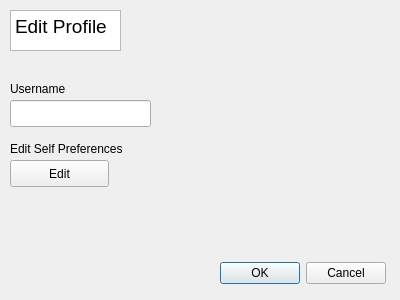
<?xml version="1.0" encoding="UTF-8"?>
<ui version="4.0">
 <class>userProfilePage</class>
 <widget class="QWidget" name="userProfilePage">
  <property name="geometry">
   <rect>
    <x>0</x>
    <y>0</y>
    <width>400</width>
    <height>300</height>
   </rect>
  </property>
  <property name="windowTitle">
   <string>Form</string>
  </property>
  <widget class="QTextBrowser" name="textBrowser">
   <property name="geometry">
    <rect>
     <x>10</x>
     <y>10</y>
     <width>111</width>
     <height>41</height>
    </rect>
   </property>
   <property name="html">
    <string>&lt;!DOCTYPE HTML PUBLIC &quot;-//W3C//DTD HTML 4.0//EN&quot; &quot;http://www.w3.org/TR/REC-html40/strict.dtd&quot;&gt;
&lt;html&gt;&lt;head&gt;&lt;meta name=&quot;qrichtext&quot; content=&quot;1&quot; /&gt;&lt;style type=&quot;text/css&quot;&gt;
p, li { white-space: pre-wrap; }
&lt;/style&gt;&lt;/head&gt;&lt;body style=&quot; font-family:'Ubuntu'; font-size:11pt; font-weight:400; font-style:normal;&quot;&gt;
&lt;p style=&quot; margin-top:0px; margin-bottom:0px; margin-left:0px; margin-right:0px; -qt-block-indent:0; text-indent:0px;&quot;&gt;&lt;span style=&quot; font-size:14pt;&quot;&gt;Edit Profile&lt;/span&gt;&lt;/p&gt;&lt;/body&gt;&lt;/html&gt;</string>
   </property>
  </widget>
  <widget class="QLabel" name="usernameLabel">
   <property name="geometry">
    <rect>
     <x>10</x>
     <y>80</y>
     <width>71</width>
     <height>17</height>
    </rect>
   </property>
   <property name="text">
    <string>Username</string>
   </property>
  </widget>
  <widget class="QLineEdit" name="usernameText">
   <property name="geometry">
    <rect>
     <x>10</x>
     <y>100</y>
     <width>141</width>
     <height>27</height>
    </rect>
   </property>
  </widget>
  <widget class="QDialogButtonBox" name="buttonBox">
   <property name="geometry">
    <rect>
     <x>210</x>
     <y>260</y>
     <width>176</width>
     <height>27</height>
    </rect>
   </property>
   <property name="standardButtons">
    <set>QDialogButtonBox::Cancel|QDialogButtonBox::Ok</set>
   </property>
  </widget>
  <widget class="QPushButton" name="selfPrefButton">
   <property name="geometry">
    <rect>
     <x>10</x>
     <y>160</y>
     <width>99</width>
     <height>27</height>
    </rect>
   </property>
   <property name="text">
    <string>Edit</string>
   </property>
  </widget>
  <widget class="QLabel" name="editselfpreflabel">
   <property name="geometry">
    <rect>
     <x>10</x>
     <y>140</y>
     <width>151</width>
     <height>17</height>
    </rect>
   </property>
   <property name="text">
    <string>Edit Self Preferences</string>
   </property>
  </widget>
 </widget>
 <resources/>
 <connections/>
</ui>
